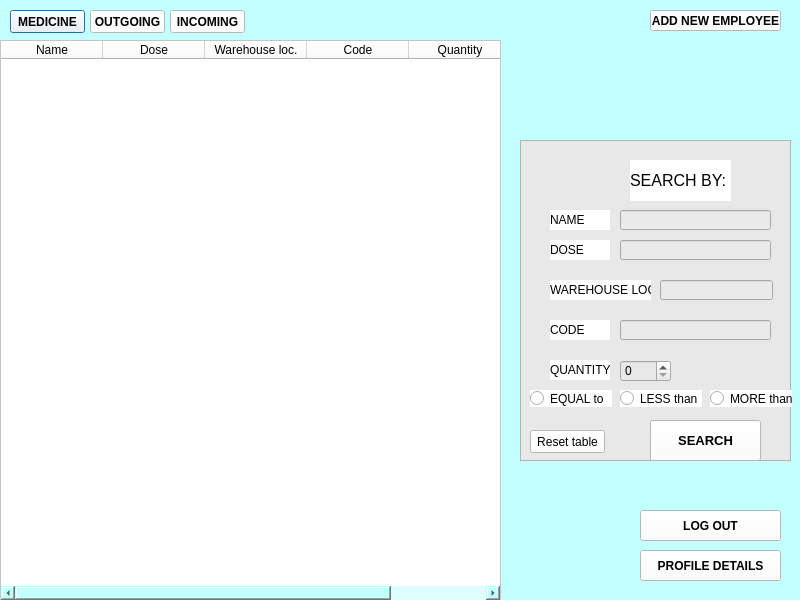
<?xml version="1.0" encoding="UTF-8"?>
<ui version="4.0">
 <class>Main</class>
 <widget class="QDialog" name="Main">
  <property name="geometry">
   <rect>
    <x>0</x>
    <y>0</y>
    <width>800</width>
    <height>600</height>
   </rect>
  </property>
  <property name="minimumSize">
   <size>
    <width>800</width>
    <height>600</height>
   </size>
  </property>
  <property name="maximumSize">
   <size>
    <width>800</width>
    <height>600</height>
   </size>
  </property>
  <property name="windowTitle">
   <string>MEDICINE</string>
  </property>
  <property name="windowIcon">
   <iconset>
    <normaloff>cross.jpg</normaloff>
    <normalon>:/icon/cross.jpg</normalon>cross.jpg</iconset>
  </property>
  <property name="styleSheet">
   <string notr="true">background-color: rgba(85, 255, 255, 50);</string>
  </property>
  <widget class="QTableWidget" name="Table">
   <property name="geometry">
    <rect>
     <x>0</x>
     <y>40</y>
     <width>501</width>
     <height>561</height>
    </rect>
   </property>
   <property name="styleSheet">
    <string notr="true">background-color: rgb(255, 255, 255);</string>
   </property>
   <property name="editTriggers">
    <set>QAbstractItemView::NoEditTriggers</set>
   </property>
   <property name="showGrid">
    <bool>true</bool>
   </property>
   <property name="cornerButtonEnabled">
    <bool>false</bool>
   </property>
   <attribute name="horizontalHeaderVisible">
    <bool>true</bool>
   </attribute>
   <attribute name="horizontalHeaderDefaultSectionSize">
    <number>102</number>
   </attribute>
   <attribute name="horizontalHeaderHighlightSections">
    <bool>true</bool>
   </attribute>
   <attribute name="verticalHeaderVisible">
    <bool>false</bool>
   </attribute>
   <column>
    <property name="text">
     <string>Name</string>
    </property>
    <property name="textAlignment">
     <set>AlignCenter</set>
    </property>
   </column>
   <column>
    <property name="text">
     <string>Dose</string>
    </property>
    <property name="textAlignment">
     <set>AlignCenter</set>
    </property>
   </column>
   <column>
    <property name="text">
     <string>Warehouse loc.</string>
    </property>
    <property name="textAlignment">
     <set>AlignCenter</set>
    </property>
   </column>
   <column>
    <property name="text">
     <string>Code</string>
    </property>
    <property name="textAlignment">
     <set>AlignCenter</set>
    </property>
   </column>
   <column>
    <property name="text">
     <string>Quantity</string>
    </property>
    <property name="textAlignment">
     <set>AlignCenter</set>
    </property>
   </column>
  </widget>
  <widget class="QPushButton" name="Medicine">
   <property name="geometry">
    <rect>
     <x>10</x>
     <y>10</y>
     <width>75</width>
     <height>23</height>
    </rect>
   </property>
   <property name="font">
    <font>
     <weight>75</weight>
     <bold>true</bold>
    </font>
   </property>
   <property name="styleSheet">
    <string notr="true">background-color: rgb(255, 255, 255);</string>
   </property>
   <property name="text">
    <string>MEDICINE</string>
   </property>
  </widget>
  <widget class="QPushButton" name="Orders">
   <property name="geometry">
    <rect>
     <x>90</x>
     <y>10</y>
     <width>75</width>
     <height>23</height>
    </rect>
   </property>
   <property name="font">
    <font>
     <weight>75</weight>
     <bold>true</bold>
    </font>
   </property>
   <property name="styleSheet">
    <string notr="true">background-color: rgb(255, 255, 255);</string>
   </property>
   <property name="text">
    <string>OUTGOING</string>
   </property>
  </widget>
  <widget class="QLabel" name="label">
   <property name="geometry">
    <rect>
     <x>630</x>
     <y>160</y>
     <width>101</width>
     <height>41</height>
    </rect>
   </property>
   <property name="font">
    <font>
     <pointsize>12</pointsize>
    </font>
   </property>
   <property name="styleSheet">
    <string notr="true">background-color: rgb(255, 255, 255);</string>
   </property>
   <property name="text">
    <string>SEARCH BY:</string>
   </property>
  </widget>
  <widget class="QLineEdit" name="loc">
   <property name="geometry">
    <rect>
     <x>660</x>
     <y>280</y>
     <width>113</width>
     <height>20</height>
    </rect>
   </property>
   <property name="styleSheet">
    <string notr="true">background-color: rgb(234, 234, 234);</string>
   </property>
  </widget>
  <widget class="QLineEdit" name="code">
   <property name="geometry">
    <rect>
     <x>620</x>
     <y>320</y>
     <width>151</width>
     <height>20</height>
    </rect>
   </property>
   <property name="styleSheet">
    <string notr="true">background-color: rgb(234, 234, 234);</string>
   </property>
  </widget>
  <widget class="QRadioButton" name="less">
   <property name="geometry">
    <rect>
     <x>620</x>
     <y>390</y>
     <width>82</width>
     <height>17</height>
    </rect>
   </property>
   <property name="styleSheet">
    <string notr="true">background-color: rgb(255, 255, 255);</string>
   </property>
   <property name="text">
    <string>LESS than</string>
   </property>
  </widget>
  <widget class="QRadioButton" name="more">
   <property name="geometry">
    <rect>
     <x>710</x>
     <y>390</y>
     <width>82</width>
     <height>17</height>
    </rect>
   </property>
   <property name="styleSheet">
    <string notr="true">background-color: rgb(255, 255, 255);</string>
   </property>
   <property name="text">
    <string>MORE than</string>
   </property>
  </widget>
  <widget class="QLabel" name="label_3">
   <property name="geometry">
    <rect>
     <x>550</x>
     <y>280</y>
     <width>101</width>
     <height>20</height>
    </rect>
   </property>
   <property name="styleSheet">
    <string notr="true">background-color: rgb(255, 255, 255);</string>
   </property>
   <property name="text">
    <string>WAREHOUSE LOC.</string>
   </property>
  </widget>
  <widget class="QLabel" name="label_4">
   <property name="geometry">
    <rect>
     <x>550</x>
     <y>320</y>
     <width>60</width>
     <height>20</height>
    </rect>
   </property>
   <property name="styleSheet">
    <string notr="true">background-color: rgb(255, 255, 255);</string>
   </property>
   <property name="text">
    <string>CODE</string>
   </property>
  </widget>
  <widget class="QLabel" name="label_5">
   <property name="geometry">
    <rect>
     <x>550</x>
     <y>360</y>
     <width>60</width>
     <height>20</height>
    </rect>
   </property>
   <property name="styleSheet">
    <string notr="true">background-color: rgb(255, 255, 255);</string>
   </property>
   <property name="text">
    <string>QUANTITY</string>
   </property>
  </widget>
  <widget class="QRadioButton" name="Equal">
   <property name="geometry">
    <rect>
     <x>530</x>
     <y>390</y>
     <width>82</width>
     <height>17</height>
    </rect>
   </property>
   <property name="styleSheet">
    <string notr="true">background-color: rgb(255, 255, 255);</string>
   </property>
   <property name="text">
    <string>EQUAL to</string>
   </property>
  </widget>
  <widget class="QFrame" name="frame_2">
   <property name="geometry">
    <rect>
     <x>520</x>
     <y>140</y>
     <width>271</width>
     <height>321</height>
    </rect>
   </property>
   <property name="styleSheet">
    <string notr="true">background-color: rgb(232, 232, 232)</string>
   </property>
   <property name="frameShape">
    <enum>QFrame::StyledPanel</enum>
   </property>
   <property name="frameShadow">
    <enum>QFrame::Raised</enum>
   </property>
   <widget class="QLineEdit" name="name">
    <property name="geometry">
     <rect>
      <x>100</x>
      <y>70</y>
      <width>151</width>
      <height>20</height>
     </rect>
    </property>
    <property name="styleSheet">
     <string notr="true">background-color: rgb(234, 234, 234);</string>
    </property>
   </widget>
   <widget class="QLabel" name="label_2">
    <property name="geometry">
     <rect>
      <x>30</x>
      <y>70</y>
      <width>60</width>
      <height>20</height>
     </rect>
    </property>
    <property name="styleSheet">
     <string notr="true">background-color: rgb(255, 255, 255);</string>
    </property>
    <property name="text">
     <string>NAME</string>
    </property>
   </widget>
   <widget class="QLabel" name="label_6">
    <property name="geometry">
     <rect>
      <x>30</x>
      <y>100</y>
      <width>60</width>
      <height>20</height>
     </rect>
    </property>
    <property name="styleSheet">
     <string notr="true">background-color: rgb(255, 255, 255);</string>
    </property>
    <property name="text">
     <string>DOSE</string>
    </property>
   </widget>
   <widget class="QLineEdit" name="dose">
    <property name="geometry">
     <rect>
      <x>100</x>
      <y>100</y>
      <width>151</width>
      <height>20</height>
     </rect>
    </property>
    <property name="styleSheet">
     <string notr="true">background-color: rgb(234, 234, 234);</string>
    </property>
   </widget>
   <widget class="QPushButton" name="Search">
    <property name="geometry">
     <rect>
      <x>130</x>
      <y>280</y>
      <width>111</width>
      <height>41</height>
     </rect>
    </property>
    <property name="font">
     <font>
      <family>Arial</family>
      <pointsize>10</pointsize>
      <weight>75</weight>
      <bold>true</bold>
     </font>
    </property>
    <property name="styleSheet">
     <string notr="true">background-color: rgb(255, 255, 255);</string>
    </property>
    <property name="text">
     <string>SEARCH</string>
    </property>
   </widget>
   <widget class="QPushButton" name="reset_table">
    <property name="geometry">
     <rect>
      <x>10</x>
      <y>290</y>
      <width>75</width>
      <height>23</height>
     </rect>
    </property>
    <property name="styleSheet">
     <string notr="true">background-color: rgb(255, 255, 255);</string>
    </property>
    <property name="text">
     <string>Reset table</string>
    </property>
   </widget>
   <widget class="QSpinBox" name="quantity">
    <property name="geometry">
     <rect>
      <x>100</x>
      <y>220</y>
      <width>51</width>
      <height>22</height>
     </rect>
    </property>
    <property name="maximum">
     <number>1000</number>
    </property>
   </widget>
  </widget>
  <widget class="QPushButton" name="Shipments">
   <property name="geometry">
    <rect>
     <x>170</x>
     <y>10</y>
     <width>75</width>
     <height>23</height>
    </rect>
   </property>
   <property name="font">
    <font>
     <weight>75</weight>
     <bold>true</bold>
    </font>
   </property>
   <property name="styleSheet">
    <string notr="true">background-color: rgb(255, 255, 255);</string>
   </property>
   <property name="text">
    <string>INCOMING</string>
   </property>
  </widget>
  <widget class="QPushButton" name="add_employee">
   <property name="geometry">
    <rect>
     <x>650</x>
     <y>10</y>
     <width>131</width>
     <height>21</height>
    </rect>
   </property>
   <property name="font">
    <font>
     <weight>75</weight>
     <bold>true</bold>
    </font>
   </property>
   <property name="styleSheet">
    <string notr="true">background-color: rgb(255, 255, 255);</string>
   </property>
   <property name="text">
    <string>ADD NEW EMPLOYEE</string>
   </property>
  </widget>
  <widget class="QPushButton" name="profile">
   <property name="geometry">
    <rect>
     <x>640</x>
     <y>550</y>
     <width>141</width>
     <height>31</height>
    </rect>
   </property>
   <property name="font">
    <font>
     <weight>75</weight>
     <bold>true</bold>
    </font>
   </property>
   <property name="styleSheet">
    <string notr="true">background-color: rgb(255, 255, 255);</string>
   </property>
   <property name="text">
    <string>PROFILE DETAILS</string>
   </property>
  </widget>
  <widget class="QPushButton" name="logout">
   <property name="geometry">
    <rect>
     <x>640</x>
     <y>510</y>
     <width>141</width>
     <height>31</height>
    </rect>
   </property>
   <property name="font">
    <font>
     <weight>75</weight>
     <bold>true</bold>
    </font>
   </property>
   <property name="styleSheet">
    <string notr="true">background-color: rgb(255, 255, 255);</string>
   </property>
   <property name="text">
    <string>LOG OUT</string>
   </property>
  </widget>
  <zorder>frame_2</zorder>
  <zorder>Table</zorder>
  <zorder>Medicine</zorder>
  <zorder>Orders</zorder>
  <zorder>label</zorder>
  <zorder>loc</zorder>
  <zorder>code</zorder>
  <zorder>less</zorder>
  <zorder>more</zorder>
  <zorder>label_3</zorder>
  <zorder>label_4</zorder>
  <zorder>label_5</zorder>
  <zorder>Equal</zorder>
  <zorder>Shipments</zorder>
  <zorder>add_employee</zorder>
  <zorder>profile</zorder>
  <zorder>logout</zorder>
 </widget>
 <tabstops>
  <tabstop>Table</tabstop>
 </tabstops>
 <resources>
  <include location="icon.qrc"/>
 </resources>
 <connections/>
</ui>
